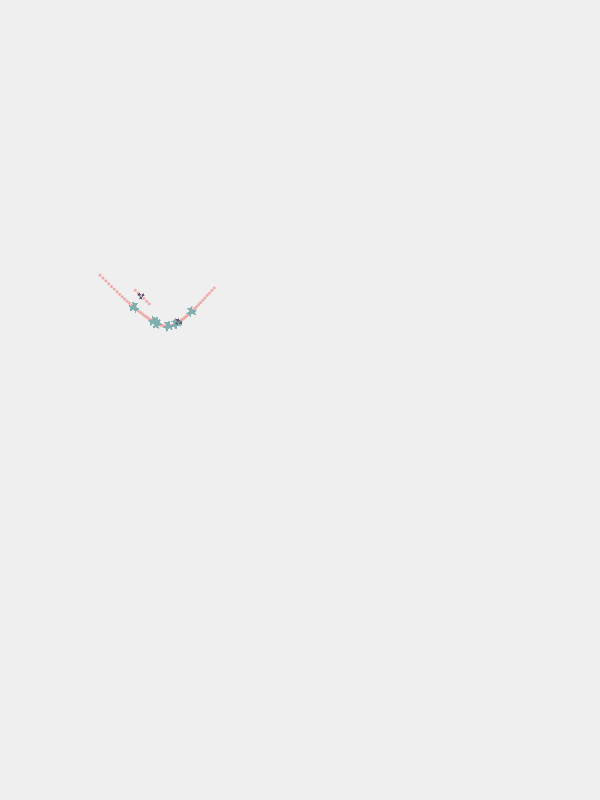
Frame 1 (no input)
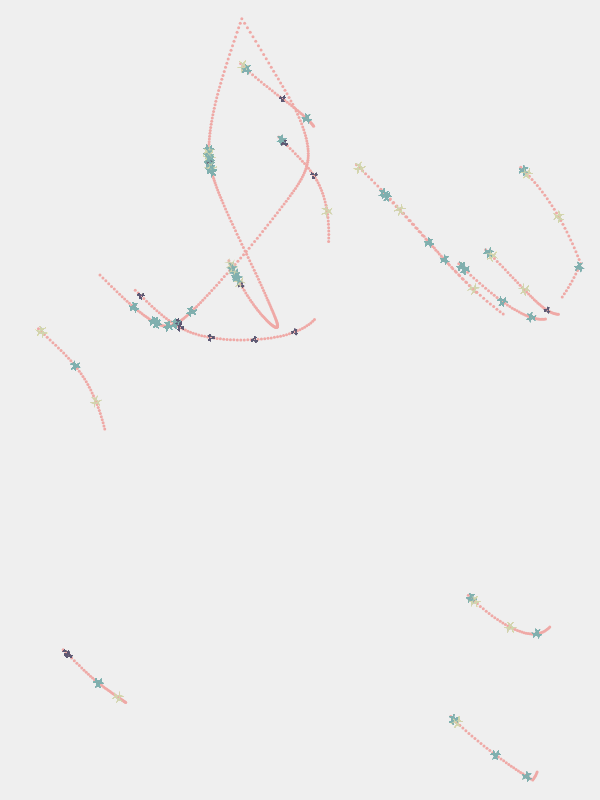
Frame 60 (no input)
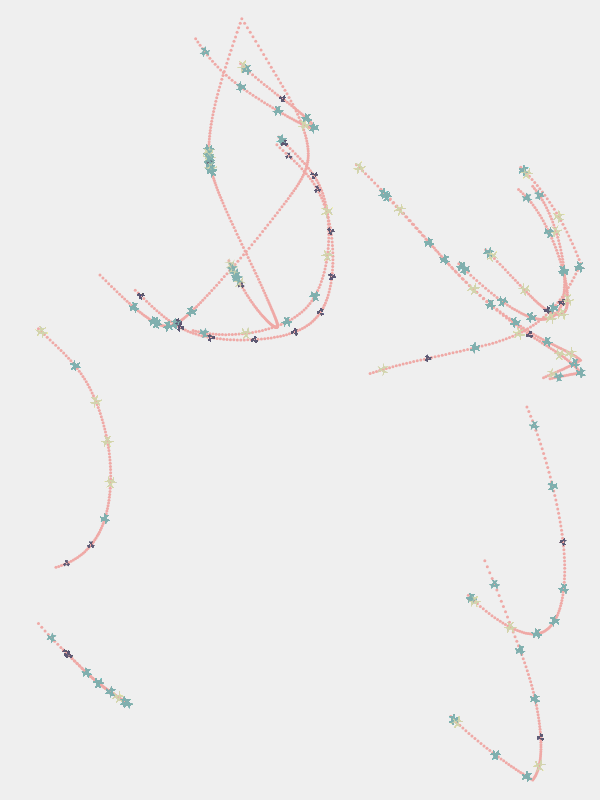
Frame 120 (the mouse pressed at the canvas centre since frame 60)

The p5.js sketch that drew these frames (run headless with seeded random() and noise() and a simulated clock; from frame 60 on, the mouse is pressed at the canvas centre):

// p5.js sketch
// ── sketch.js
class Seed{
  constructor(pos,seedtype,angle){
    this.pos = pos;
    this.seedtype = seedtype
    this.angle=angle

    this.age = 0
    this.c = color(234,130,150);
    
    if (this.seedtype=='flower1'){
      this.startcolor = color('#5e5a74')
      this.endcolor = color('#322e4c')
      if (crazymode==1){
        this.startcolor = color('#868879')
        this.endcolor = color('#b0aa9d')

      }
      else if (crazymode==2)
      {

      }
      this.deathcolor = this.endcolor
      this.fdiv = 3
      this.sddiv = 2;
      this.maxage = 200;
      this.strokecolor = this.startcolor
    }
    else if (this.seedtype=='flower2'){
      this.startcolor = color('#d2d4ae')
      this.endcolor = color('#b1ab60')

      if (crazymode==1){
        this.startcolor = color('#b35eb0')
        this.endcolor = color('#c085ab')

      }
      else if (crazymode==2)
      {
        
      }
      this.deathcolor = this.endcolor 
      this.fdiv = 9
      this.sddiv = 2;
      this.maxage = 200;
      this.strokecolor = this.startcolor
    }
    else if (this.seedtype=='flower3'){
      this.startcolor = color('#80b0af')
      this.endcolor = color('#256a77')
      this.deathcolor = this.endcolor 
      this.fdiv = 1.5
      this.sddiv = .7;
      this.maxage = 200;
      this.strokecolor = this.startcolor
    }

  }
  show(){
    let seedsize = sqrt(this.age+1);

    push()
    translate(this.pos.x,this.pos.y)
    rotate(this.angle)
    let curcolor = lerpColor(this.startcolor,this.endcolor,this.age/this.maxage)
    if (this.age>this.maxage){
      curcolor = this.deathcolor
    }
    fill(curcolor)
    stroke(this.strokecolor)
    // noStroke();
    beginShape()

    let fdiv = this.fdiv;
    let sdiv = this.sddiv;
    vertex(0,0-seedsize/fdiv) //topmiddle
    vertex(seedsize/sdiv,-seedsize/sdiv) //topright

    vertex(seedsize/fdiv,0) // mid right

    vertex(seedsize/sdiv,seedsize/sdiv) //bottom right)

    vertex(0,seedsize/fdiv) //bottom middle

    vertex(-seedsize/sdiv,seedsize/sdiv) //bottom left
    
    vertex(-seedsize/fdiv,0) // mid left
    endShape(CLOSE)
    pop();

    
    
  }
  incrementAge(howmany=1){
    this.age=this.age+howmany;
  }
}
class SeedThrower{
  constructor(pos,speed,armstrength,framebuffer=20,seedstritbution,nf=1,noisedis=5,hm=3)
  {
    this.pos=pos;
    this.vel=createVector(3,3);
    this.acc=createVector(0,0);
    this.nf = nf;
    this.noisedis = noisedis;
    this.speed = speed
    this.armstrength=armstrength
    this.framebuffer = framebuffer
    this.seedistribution = seedstritbution;
    this.myseeds = [];
    this.hm=hm
    this.age=0;
    this.maxage=300;

  }

  throwSeeds(startangle=0){
    let hm=this.hm;

    let currentSeedType = random(this.seedistribution)

    for (let i=0;i<hm;i++){
      let curarmstr = this.armstrength * random(.9,1.1)
      let nx = cos(i*this.speed+startangle) *curarmstr + this.pos.x
      let ny = sin(i*this.speed+startangle) * curarmstr + this.pos.y
      this.myseeds.push ( new Seed(createVector(nx,ny),currentSeedType,i*this.speed+startangle))


    }

  }

  show(){
    let trailcolor = color('#b8b6b9')

    trailcolor.setAlpha(50)
    if (crazymode)
    {
      trailcolor = color('#efa9a6')
    }
    fill(trailcolor)
    noStroke();
    circle(this.pos.x,this.pos.y,3)
    
    for (let i=0;i<this.myseeds.length;i++){
      this.myseeds[i].show();
     
    }
  }
  move(){
    let nf =this.nf
    let noisedis = this.noisedis

    let nx = this.vel.x + map(noise(this.pos.x*nf),0,1,-noisedis/2,noisedis/2)
    let ny = this.vel.y+ map(noise(this.pos.y*nf),0,1,-noisedis/2,noisedis/2)

    this.vel = createVector(nx,ny)
    
    this.update()
  }
  update(){
    this.age = this.age+1;
    this.pos.add(this.vel);
    this.vel.add(this.acc);
    this.edges()
  }
  edges(){
    if (this.pos.x < this.framebuffer){
      this.vel = createVector(0-this.vel.x,this.vel.y*random(1.1))
      // this.throwSeeds(0)
    }
    else if (this.pos.x > width - this.framebuffer){
      this.vel = createVector(0-this.vel.x,this.vel.y*random(1.1))
      // this.throwSeeds(0)
    }

    if (this.pos.y < this.framebuffer){
      this.vel = createVector(this.vel.x*random(1.1),0-this.vel.y)
      // this.throwSeeds(0)
    }
    else if (this.pos.y > height - this.framebuffer){
      this.vel = createVector(this.vel.x*random(1.1),0-this.vel.y)
      // this.throwSeeds(0)
    }

  }

  
  incrementAllAges(){
    let newseeds = []
      for (let i=0;i<this.myseeds.length;i++){
        this.myseeds[i].incrementAge()
        if (this.myseeds[i].age < this.myseeds[i].maxage)
        {
          newseeds.push(this.myseeds[i])
        }
      }
    this.myseeds = newseeds;
  }

}

let seedthrowers = [];
let frames = 0;
let crazymode=0;
function setup() {

  createCanvas(600, 800);
  angleMode(DEGREES);
  pixelDensity(1);
  let bgcolor = color('#f4efe2');
  let rando = random();
  if (rando > .9)
  {
    crazymode=1
    bgcolor = color('#dc615d');
  }
  else if (rando>.1)
  {
    crazymode = 2
    bgcolor = color('#efefef');
  }
  background(bgcolor);
  
  


  seedthrowers.push(new SeedThrower(createVector(random(100,100),random(200,300)),120,2,20,['flower1','flower2','flower2','flower3','flower3','flower3','flower3'],.01,.5,3))
  seedthrowers.push(new SeedThrower(createVector(random(200,101),random(250,300)),120,2,20,['flower1'],.01,.5,3))
  if (crazymode==1)
  {
    seedthrowers.push(new SeedThrower(createVector(random(200,500),random(200,600)),120,5,50,['flower1','flower2','flower2','flower2','flower3'],.1,.05,3))
    seedthrowers.push(new SeedThrower(createVector(random(200,500),random(200,600)),72,8,50,['flower1','flower2','flower2','flower2','flower2','flower3'],.1,.05,5))
  }
  else if (crazymode==2)
  {
    let mmm = 10;
    for (let kk=0;kk<mmm;kk++)
    {
      seedthrowers.push(seedthrowers[0])
    }
  }
  

  let earlyloops =5;
  for (let j=0;j<earlyloops;j++){

  
    for (let i=0;i<seedthrowers.length;i++){
      
    seedthrowers[i].show()
    seedthrowers[i].move()
    // seedthrowers[i].age()
    if (random(1) > .8 && frames<1000){
      seedthrowers[i].throwSeeds(random(0,360))
    }
  }


}


}

function draw() {
  // background(255,3);
  
  frames++;
  let newseeders = []
  for (let i=0;i<seedthrowers.length;i++){
    
    seedthrowers[i].show()
    seedthrowers[i].move()
    if (frames>100)
    {
      seedthrowers[i].incrementAllAges()
    }
    if (frames<300 && frames%13==0)
    {
      seedthrowers[i].throwSeeds(random(0,360))

    }
    if (seedthrowers[i].age < seedthrowers[i].maxage){
      newseeders.push(seedthrowers[i])
    }
    else{
      let thebuf = 20;
      seedthrowers.push(new SeedThrower(createVector(random(thebuf,width-thebuf),random(thebuf,height-thebuf)),120,2,20,seedthrowers[i].seedistribution,.01,.5,3))
      frames = 0
    }
  }
  seedthrowers = newseeders;


  if (frames>1000){
    noLoop();
  }
  


}
